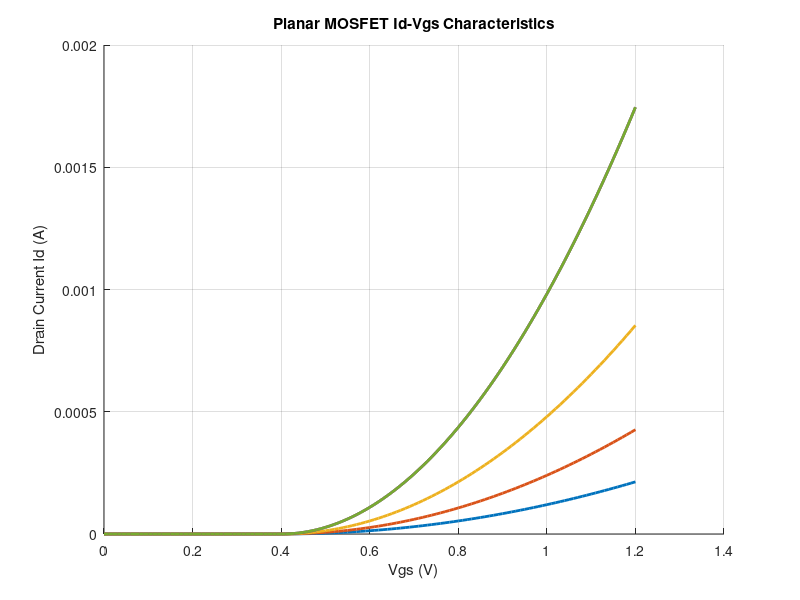
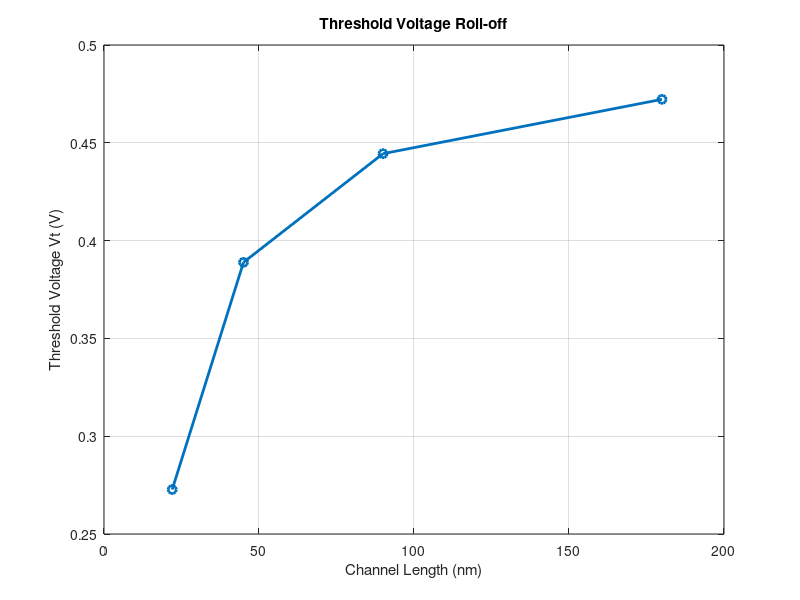
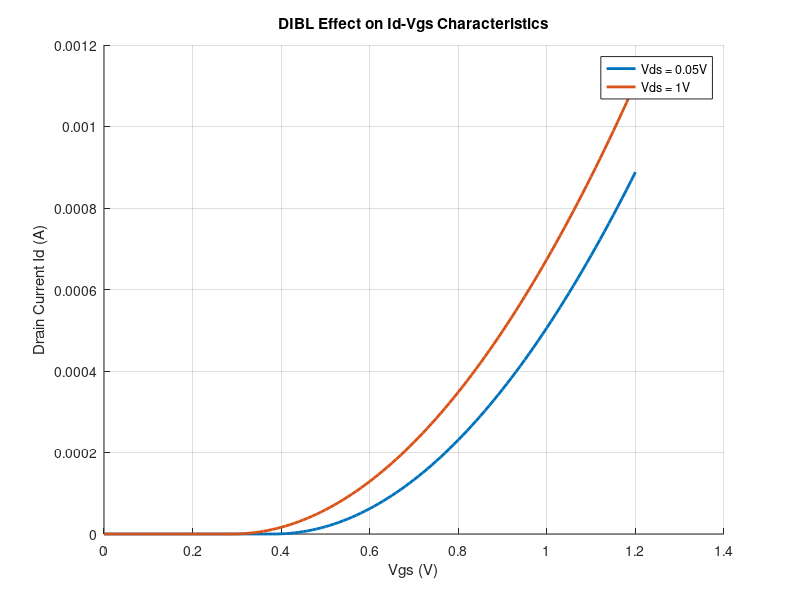

Here is the MATLAB script that generated these plots, in order:
clear; clc;

% Device Parameters
mu = 400e-4;          
Cox = 3e-3;           
W = 1e-6;             
L_values = [180e-9 90e-9 45e-9 22e-9];          
Vt = 0.4;             
Vgs = 0:0.01:1.2;  

figure;
hold on;

for j = 1:length(L_values)
  L = L_values(j);
  Id = zeros(size(Vgs));

  for i = 1:length(Vgs)
    if Vgs(i) > Vt
        Id(i) = 0.5 * mu * Cox * (W/L) * (Vgs(i)-Vt)^2;
    else
        Id(i) = 0;
    end
  end
  plot(Vgs, Id, 'LineWidth', 2);
end

plot(Vgs, Id, 'LineWidth', 2);
xlabel('Vgs (V)');
ylabel('Drain Current Id (A)');
title('Planar MOSFET Id-Vgs Characteristics');
grid on;

% Addition od threshold roll-off

Vt0 = 0.5;              % Long channel threshold voltage
alpha = 5e-9;           % Roll-off constant

L_values = [180e-9 90e-9 45e-9 22e-9];

Vt_values = zeros(size(L_values));

for i = 1:length(L_values)
    L = L_values(i);
    Vt_values(i) = Vt0 - (alpha / L);
end

figure;
plot(L_values*1e9, Vt_values, 'o-', 'LineWidth', 2);
xlabel('Channel Length (nm)');
ylabel('Threshold Voltage Vt (V)');
title('Threshold Voltage Roll-off');
grid on;


%ADDITION OD DIBL

L = 45e-9;
Vt0 = 0.5;
alpha = 5e-9;
eta = 0.1;              % DIBL coefficient

Vds_values = [0.05 1];  % Low and high drain voltage

figure; hold on;

for Vds = Vds_values
    
    % Threshold including roll-off
    Vt = Vt0 - (alpha / L);
    
    % Apply DIBL
Vt_eff = Vt - eta * Vds;
    
    Id = zeros(size(Vgs));
    
    for i = 1:length(Vgs)
        if Vgs(i) > Vt_eff
            Id(i) = 0.5 * mu * Cox * (W/L) * (Vgs(i)-Vt_eff)^2;
        else
            Id(i) = 0;
        end
    end
    
    plot(Vgs, Id, 'LineWidth', 2);
end

xlabel('Vgs (V)');
ylabel('Drain Current Id (A)');
title('DIBL Effect on Id-Vgs Characteristics');
legend('Vds = 0.05V','Vds = 1V');
grid on;
